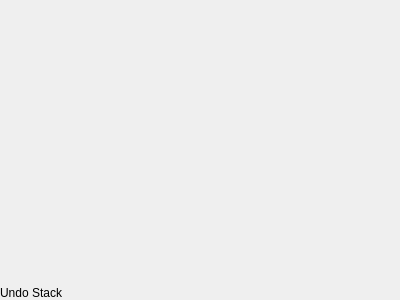
<?xml version="1.0" encoding="UTF-8"?>
<ui version="4.0">
 <class>CEditorResourceDisplayWidget</class>
 <widget class="QWidget" name="CEditorResourceDisplayWidget">
  <property name="geometry">
   <rect>
    <x>0</x>
    <y>0</y>
    <width>400</width>
    <height>300</height>
   </rect>
  </property>
  <property name="windowTitle">
   <string>Form</string>
  </property>
  <layout class="QGridLayout" name="gridLayout">
   <property name="leftMargin">
    <number>0</number>
   </property>
   <property name="topMargin">
    <number>0</number>
   </property>
   <property name="rightMargin">
    <number>0</number>
   </property>
   <property name="bottomMargin">
    <number>0</number>
   </property>
   <property name="spacing">
    <number>0</number>
   </property>
   <item row="0" column="0">
    <widget class="CResourceDisplayWidget" name="pResourceDisplay" native="true"/>
   </item>
   <item row="1" column="0">
    <widget class="QLabel" name="label">
     <property name="sizePolicy">
      <sizepolicy hsizetype="Preferred" vsizetype="Fixed">
       <horstretch>0</horstretch>
       <verstretch>0</verstretch>
      </sizepolicy>
     </property>
     <property name="text">
      <string>Undo Stack</string>
     </property>
    </widget>
   </item>
  </layout>
 </widget>
 <customwidgets>
  <customwidget>
   <class>CResourceDisplayWidget</class>
   <extends>QWidget</extends>
   <header>Widgets/ResourceDisplayWidget.h</header>
   <container>1</container>
  </customwidget>
 </customwidgets>
 <resources/>
 <connections/>
</ui>
